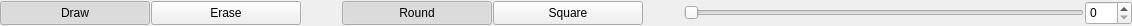
<?xml version="1.0" encoding="UTF-8"?>
<ui version="4.0">
 <class>freeSelectForm</class>
 <widget class="QWidget" name="freeSelectForm">
  <property name="sizePolicy">
   <sizepolicy hsizetype="Expanding" vsizetype="Expanding">
    <horstretch>0</horstretch>
    <verstretch>0</verstretch>
   </sizepolicy>
  </property>
  <property name="minimumSize">
   <size>
    <width>859</width>
    <height>0</height>
   </size>
  </property>
  <property name="maximumSize">
   <size>
    <width>16777215</width>
    <height>26</height>
   </size>
  </property>
  <property name="windowTitle">
   <string>Form</string>
  </property>
  <layout class="QGridLayout" name="gridLayout">
   <property name="leftMargin">
    <number>0</number>
   </property>
   <property name="topMargin">
    <number>0</number>
   </property>
   <property name="rightMargin">
    <number>0</number>
   </property>
   <property name="bottomMargin">
    <number>0</number>
   </property>
   <property name="horizontalSpacing">
    <number>30</number>
   </property>
   <property name="verticalSpacing">
    <number>0</number>
   </property>
   <item row="0" column="0">
    <layout class="QHBoxLayout" name="horizontalLayout_2">
     <property name="spacing">
      <number>1</number>
     </property>
     <item>
      <widget class="QPushButton" name="drawButton">
       <property name="sizePolicy">
        <sizepolicy hsizetype="Expanding" vsizetype="Expanding">
         <horstretch>0</horstretch>
         <verstretch>0</verstretch>
        </sizepolicy>
       </property>
       <property name="minimumSize">
        <size>
         <width>150</width>
         <height>0</height>
        </size>
       </property>
       <property name="maximumSize">
        <size>
         <width>16777215</width>
         <height>24</height>
        </size>
       </property>
       <property name="text">
        <string>Draw</string>
       </property>
       <property name="checkable">
        <bool>true</bool>
       </property>
       <property name="checked">
        <bool>true</bool>
       </property>
      </widget>
     </item>
     <item>
      <widget class="QPushButton" name="eraseButton">
       <property name="sizePolicy">
        <sizepolicy hsizetype="Expanding" vsizetype="Expanding">
         <horstretch>0</horstretch>
         <verstretch>0</verstretch>
        </sizepolicy>
       </property>
       <property name="minimumSize">
        <size>
         <width>150</width>
         <height>0</height>
        </size>
       </property>
       <property name="maximumSize">
        <size>
         <width>16777215</width>
         <height>24</height>
        </size>
       </property>
       <property name="text">
        <string>Erase</string>
       </property>
       <property name="checkable">
        <bool>true</bool>
       </property>
      </widget>
     </item>
     <item>
      <spacer name="horizontalSpacer">
       <property name="orientation">
        <enum>Qt::Horizontal</enum>
       </property>
       <property name="sizeHint" stdset="0">
        <size>
         <width>40</width>
         <height>20</height>
        </size>
       </property>
      </spacer>
     </item>
     <item>
      <widget class="QPushButton" name="roundBrushButton">
       <property name="sizePolicy">
        <sizepolicy hsizetype="Expanding" vsizetype="Expanding">
         <horstretch>0</horstretch>
         <verstretch>0</verstretch>
        </sizepolicy>
       </property>
       <property name="minimumSize">
        <size>
         <width>150</width>
         <height>20</height>
        </size>
       </property>
       <property name="maximumSize">
        <size>
         <width>16777215</width>
         <height>24</height>
        </size>
       </property>
       <property name="text">
        <string>Round</string>
       </property>
       <property name="checkable">
        <bool>true</bool>
       </property>
       <property name="checked">
        <bool>true</bool>
       </property>
      </widget>
     </item>
     <item>
      <widget class="QPushButton" name="squareBrushButton">
       <property name="sizePolicy">
        <sizepolicy hsizetype="Expanding" vsizetype="Expanding">
         <horstretch>0</horstretch>
         <verstretch>0</verstretch>
        </sizepolicy>
       </property>
       <property name="minimumSize">
        <size>
         <width>150</width>
         <height>0</height>
        </size>
       </property>
       <property name="maximumSize">
        <size>
         <width>16777215</width>
         <height>24</height>
        </size>
       </property>
       <property name="text">
        <string>Square</string>
       </property>
       <property name="checkable">
        <bool>true</bool>
       </property>
      </widget>
     </item>
     <item>
      <spacer name="horizontalSpacer_2">
       <property name="orientation">
        <enum>Qt::Horizontal</enum>
       </property>
       <property name="sizeHint" stdset="0">
        <size>
         <width>40</width>
         <height>20</height>
        </size>
       </property>
      </spacer>
     </item>
     <item>
      <widget class="QSlider" name="brushSizeSlider">
       <property name="sizePolicy">
        <sizepolicy hsizetype="Expanding" vsizetype="Expanding">
         <horstretch>0</horstretch>
         <verstretch>0</verstretch>
        </sizepolicy>
       </property>
       <property name="minimumSize">
        <size>
         <width>400</width>
         <height>0</height>
        </size>
       </property>
       <property name="maximumSize">
        <size>
         <width>16712</width>
         <height>24</height>
        </size>
       </property>
       <property name="maximum">
        <number>500</number>
       </property>
       <property name="orientation">
        <enum>Qt::Horizontal</enum>
       </property>
      </widget>
     </item>
     <item>
      <widget class="QSpinBox" name="brushSizeSpinner">
       <property name="sizePolicy">
        <sizepolicy hsizetype="Expanding" vsizetype="Expanding">
         <horstretch>0</horstretch>
         <verstretch>0</verstretch>
        </sizepolicy>
       </property>
       <property name="maximumSize">
        <size>
         <width>16777215</width>
         <height>24</height>
        </size>
       </property>
       <property name="maximum">
        <number>500</number>
       </property>
      </widget>
     </item>
    </layout>
   </item>
  </layout>
 </widget>
 <resources/>
 <connections/>
</ui>
